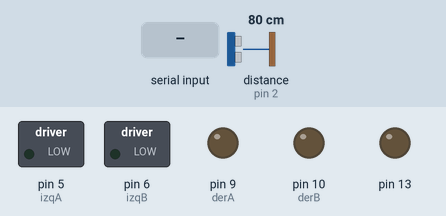
Recording of a sketch running on a simulated Arduino Uno, built with avr-gcc and run on an emulated ATmega328P. On the bench: switched loads named in the sketch (green lamp = pin HIGH), output pins drawn as LEDs (lit = HIGH). The inputs (shaded band) are chosen by the test bench; at power-on: distance to the obstacle (sensor on pin 2) 80 cm. The echo pulse lasts 58.3 µs per cm; pins used as bus, display or sensor lines are not drawn.

Above: at 1.2 s.
1.3 s: "a" received over Serial
At 1.7 s:
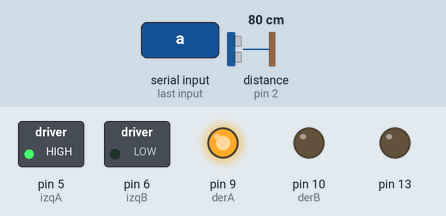
2.8 s: "b" received over Serial
At 4.0 s:
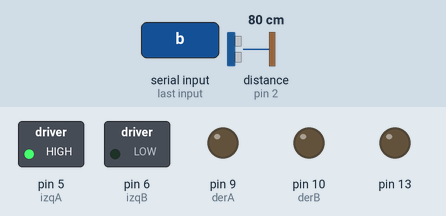
4.3 s: "d" received over Serial
At 5.2 s:
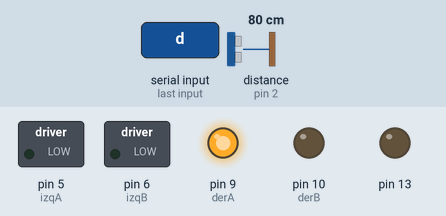
5.8 s: "e" received over Serial
At 6.4 s:
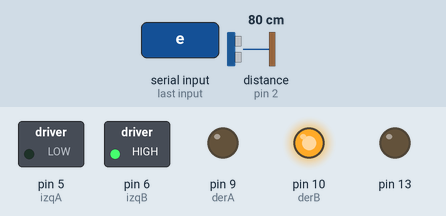
7.3 s: "c" received over Serial
At 8.5 s:
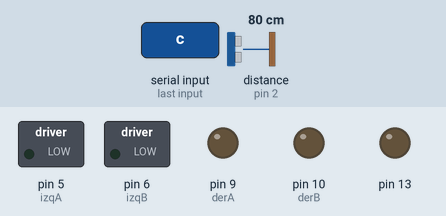
8.8 s: "f" received over Serial
At 9.2 s:
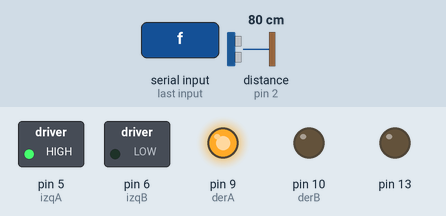
Timing chart, 0 to 11.3 s (numbered marks = the images above; inputs shaded):
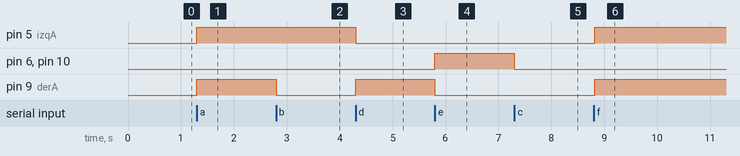

The sketch:

ProfeBlueRobot.ino
```cpp
/* Carro Inalambrico Bluetooth
 Dibujo de las conexiones en www.elprofegarcia.com

 ARDUINO   L293D(Puente H)
 5          10
 6          15
 9          7
 10         2
 5V         1, 9, 16
 GND        4, 5, 12, 13

 El motor 1 se conecta a los pines 3 y 6 del Puente H
 El motor 2 se conecta a los pines 11 y 14 del Puente H

 La fuente de alimentacion de los Motores se conecta a tierra y
 el positivo al pin 8 del puennte H.

 Conexion del Modulo Bluetooth HC-06 y el Arduino
 ARDUINO    Bluetooth HC-06
 0 (RX)       TX
 1 (TX)       RX
 5V           VCC
 GND          GND
 !!Cuidado!! Las conexiones de TX y RX al modulo Bluetooth deben estar desconectadas
 en el momento que se realiza la carga del codigo (Sketch) al Arduino.

 Conexion Sensor Ultrasonido HC-SR04
 ARDUINO    Ultrasonido HC-SR04
 2            Echo
 3            Trig
 5V           VCC
 GND          Gnd
 */
int izqA = 5;
int izqB = 6;
int derA = 9;
int derB = 10;
int vel = 255;            // Velocidad de los motores (0-255)
int estado = 'g';         // inicia detenido

int pecho = 2;            // define el pin 2 como (pecho) para el Ultrasonido
int ptrig = 3;            // define el pin 3 como (ptrig) para el Ultrasonido
int duracion, distancia;  // para Calcular distacia

void setup()  {
  Serial.begin(9600);    // inicia el puerto serial para comunicacion con el Bluetooth
  pinMode(derA, OUTPUT);
  pinMode(derB, OUTPUT);
  pinMode(izqA, OUTPUT);
  pinMode(izqB, OUTPUT);

  pinMode(pecho, INPUT);   // define el pin 2 como entrada (pecho)
  pinMode(ptrig,OUTPUT);   // define el pin 3 como salida  (ptrig)
  pinMode(13,OUTPUT);
}

void loop()  {

  if(Serial.available()>0){        // lee el bluetooth y almacena en estado
    estado = Serial.read();
  }
  if(estado=='a'){           // Boton desplazar al Frente
    analogWrite(derB, 0);
    analogWrite(izqB, 0);
    analogWrite(derA, vel);
    analogWrite(izqA, vel);
  }
  if(estado=='b'){          // Boton IZQ
    analogWrite(derB, 0);
    analogWrite(izqB, 0);
    analogWrite(derA, 0);
    analogWrite(izqA, vel);
  }
  if(estado=='c'){         // Boton Parar
    analogWrite(derB, 0);
    analogWrite(izqB, 0);
    analogWrite(derA, 0);
    analogWrite(izqA, 0);
  }
  if(estado=='d'){          // Boton DER
    analogWrite(derB, 0);
    analogWrite(izqB, 0);
    analogWrite(izqA, 0);
    analogWrite(derA, vel);
  }

  if(estado=='e'){          // Boton Reversa
    analogWrite(derA, 0);
    analogWrite(izqA, 0);
    analogWrite(derB, vel);
    analogWrite(izqB, vel);
  }

  if (estado =='f'){          // Boton ON,  se mueve sensando distancia

     digitalWrite(ptrig, HIGH);   // genera el pulso de trigger por 10us
     delay(0.01);
     digitalWrite(ptrig, LOW);

     duracion = pulseIn(pecho, HIGH);              // Lee el tiempo del Echo
     distancia = (duracion/2) / 29;            // calcula la distancia en centimetros
     delay(10);

     if (distancia <= 15 && distancia >=2){    // si la distancia es menor de 15cm
        digitalWrite(13,HIGH);                 // Enciende LED

        analogWrite(derB, 0);                  // Parar los motores por 200 mili segundos
        analogWrite(izqB, 0);
        analogWrite(derA, 0);
        analogWrite(izqA, 0);
        delay (200);

        analogWrite(derB, vel);               // Reversa durante 500 mili segundos
        analogWrite(izqB, vel);
        delay(500);

        analogWrite(derB, 0);                // Girar durante 1100 milisegundos
        analogWrite(izqB, 0);
        analogWrite(derA, 0);
        analogWrite(izqA, vel);
        delay(1100);

        digitalWrite(13,LOW);
     }
     else{                   // Si no hay obstaculos se desplaza al frente
         analogWrite(derB, 0);
         analogWrite(izqB, 0);
         analogWrite(derA, vel);
         analogWrite(izqA, vel);
     }
  }
  if(estado=='g'){          // Boton OFF, detiene los motores no hace nada
     analogWrite(derB, 0);
     analogWrite(izqB, 0);
     analogWrite(derA, 0);
     analogWrite(izqA, 0);
  }
}
```

Measured:
- after the input at 1.3 s, pin 5 (izqA), pin 9 (derA): LOW → HIGH at once
- after the input at 2.8 s, pin 9 (derA): HIGH → LOW at once
- after the input at 4.3 s, pin 5 (izqA): HIGH → LOW at once; pin 9 (derA): LOW → HIGH at once
- after the input at 5.8 s, pin 6 (izqB), pin 10 (derB): LOW → HIGH at once; pin 9 (derA): HIGH → LOW at once
- after the input at 7.3 s, pin 6 (izqB), pin 10 (derB): HIGH → LOW at once
- after the input at 8.8 s, pin 5 (izqA), pin 9 (derA): LOW → HIGH at once
